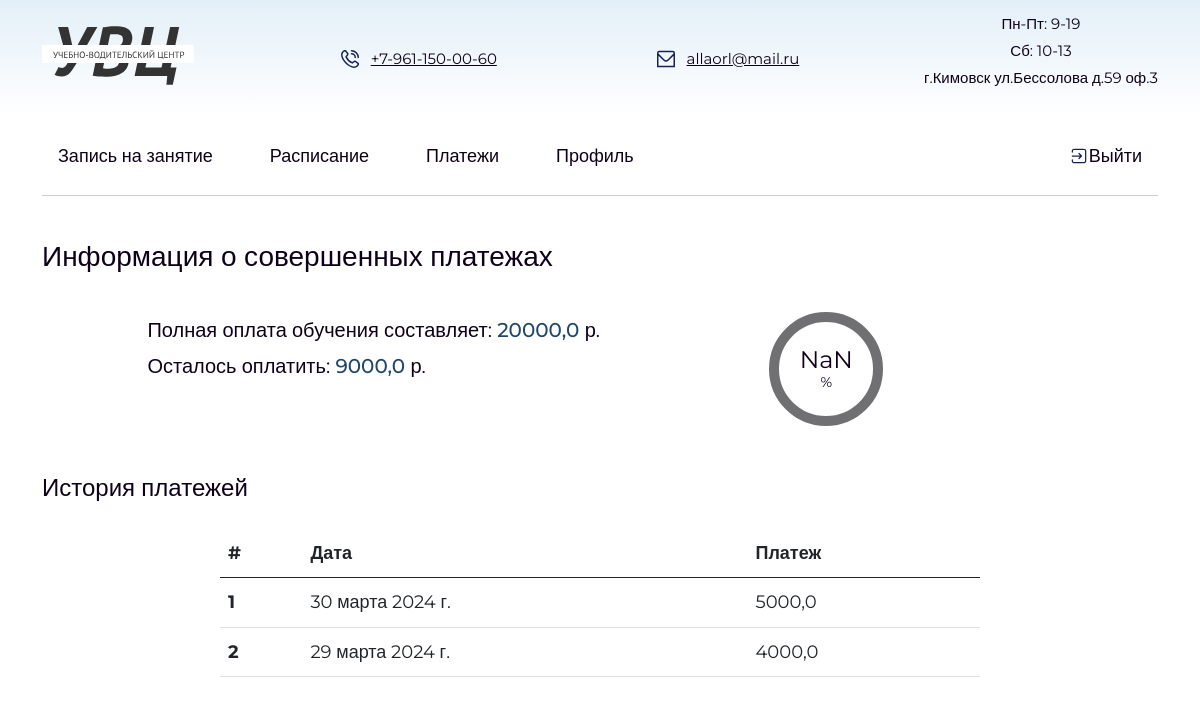
Page /users/user_profile/payments/ (signed in) on the committed database.
### users/models.py (models this page shows)
class Payments(models.Model):
    user = models.ForeignKey(User, on_delete=models.CASCADE)
    full_price = models.FloatField(default=20000.0)
    payment = models.FloatField(max_length=6,null= False)
    payment_date = models.DateField(default=timezone.now)

### users/views.py (the view)
# urls.py: path('user_profile/payments/', payments),
def payments(request):
    user = request.user
    payments = Payments.objects.filter(user=user)
    total_payment = payments.aggregate(Sum('payment'))['payment__sum'] or 0
    return render(request, 'student_payments.html', {'payments': payments, 'total_payment': total_payment})

### templates/student_payments.html (shortened to what this page needs)
{% extends 'base.html' %}
{% block content%}
    {% load static %}
    <div class="container">
        <div>
            <div class="headline">
                <div class="title-client headline">Информация о совершенных платежах</div>
            </div>
            <div class="frame">
                <div>
                    <div class="table-pay">
                        <div class="pay-info">
                            <div class="pay-now">Полная оплата обучения составляет: <span class="full">{{payments.0.full_price}}</span> р.</div>
                            <div class="pay-balance">Осталось оплатить: <span class="left">{{total_payment}}</span> р.</div>
                        </div>
                        <div class="circle-big">
                            <div class="text">
                                <span id="payment_percent"></span><div class="small">%</div>
                            </div>
                            <svg>
                                <circle class="bg" cx="57" cy="57" r="52"></circle>
                                <circle class="progress" cx="57" cy="57" r="52" style="stroke-dasharray: 0, 327.13;"></circle>
                            </svg>
                        </div>
                    </div>
                </div>
            </div>
            <div class="text-pay">История платежей</div>
                <table class="table table-history">
                    <thead>
                    <tr>
                        <th scope="col">#</th>
                        <th scope="col">Дата</th>
                        <th scope="col">Платеж</th>
                    </tr>
                    </thead>
                    <tbody>
                        {% for payment in payments %}
                            <tr>
                                <th scope="row">{{ forloop.counter }}</th>
                                <td>{{ payment.payment_date }}</td>
                                <td>{{ payment.payment }}</td>
                            </tr>
                        {% endfor %}
                    </tbody>
                </table>
            </div>
        </div>
{% endblock %}

### static/css/login.css (style rules this page uses)
body { font-family: 'Roboto', 'Montserrat', sans-serif; font-size: 16px; line-height: 1.8; font-weight: normal; background: #f8f9fd; color: gray; }

### static/css/main.css (style rules this page uses)
body { font-family: 'Montserrat', sans-serif; color: #0F001A; font-size: 18px; padding: 0; margin: 0; background: rgb(255,255,255); }
.title-client { font-size: 28px; font-weight: 500; margin: 35px 0; }
.frame { overflow: hidden; -moz-osx-font-smoothing: grayscale; display: flex; justify-content: center; align-items: center; }
.headline { margin: 0; }
.circle-big { position: relative; width: 114px; height: 114px; }
.circle-big svg { width: 114px; height: 114px; }
.circle-big .text { position: absolute; width: 100%; top: 37px; font-size: 24px; text-align: center; font-weight: 400; line-height: 22px; }
.circle-big .text .small { font-size: 14px; }
.table-pay { display: grid; grid-template-columns: 1fr 1fr; margin-top: 30px; justify-items: center; font-size: 20px; }
.pay-now span { color: #21466b; font-weight: 500; }
.pay-balance span { color: #21466b; font-weight: 500; }
.text-pay { font-size: 24px; margin-top: 40px; }
.table-history { max-width: 95vh; margin: 20px auto; }

### rows in the picture
Payments: full_price "20000,0", payment_date "30 марта 2024 г.", payment "5000,0"
Payments: payment_date "29 марта 2024 г.", payment "4000,0"

### other values in the picture
{{ total_payment }} "9000,0"
